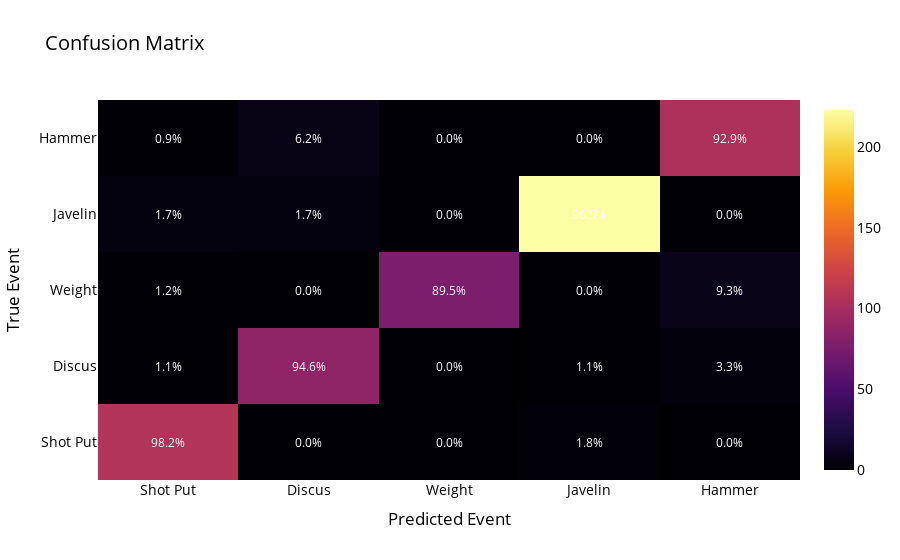

The code cell stored with this chart in its notebook:
### Code cell
from sklearn.metrics import accuracy_score
from sklearn.metrics import confusion_matrix
# Create and fit a Gradient Boosting classifier
gb = GradientBoostingClassifier()
gb.fit(X_train, y_train)
# make predictions on the testing set
y_pred = gb.predict(X_test)

accuracy = accuracy_score(y_test, y_pred)
print('Accuracy:', accuracy)

# create a confusion matrix
cm = confusion_matrix(y_test, y_pred)
gen_cm_plotly(cm)

### Figure 1 — Plotly figure (JSON) as saved in the notebook; plotly's stock layout.template omitted (floating-point values rounded to 4 significant figures)
{"data": [{"colorscale": [[0, "#000004"], [0.1111, "#1b0c41"], [0.2222, "#4a0c6b"], [0.3333, "#781c6d"], [0.4444, "#a52c60"], [0.5556, "#cf4446"], [0.6667, "#ed6925"], [0.7778, "#fb9b06"], [0.8889, "#f7d13d"], [1, "#fcffa4"]], "hovertemplate": "%{text}<extra></extra>", "text": [["Count: 107<br>Success: 98.2%%", "Count: 0<br>Success: 0.0%%", "Count: 0<br>Success: 0.0%%", "Count: 2<br>Success: 1.8%%", "Count: 0<br>Success: 0.0%%"], ["Count: 1<br>Success: 1.1%%", "Count: 87<br>Success: 94.6%%", "Count: 0<br>Success: 0.0%%", "Count: 1<br>Success: 1.1%%", "Count: 3<br>Success: 3.3%%"], ["Count: 1<br>Success: 1.2%%", "Count: 0<br>Success: 0.0%%", "Count: 77<br>Success: 89.5%%", "Count: 0<br>Success: 0.0%%", "Count: 8<br>Success: 9.3%%"], ["Count: 4<br>Success: 1.7%%", "Count: 4<br>Success: 1.7%%", "Count: 0<br>Success: 0.0%%", "Count: 223<br>Success: 96.5%%", "Count: 0<br>Success: 0.0%%"], ["Count: 1<br>Success: 0.9%%", "Count: 7<br>Success: 6.2%%", "Count: 0<br>Success: 0.0%%", "Count: 0<br>Success: 0.0%%", "Count: 104<br>Success: 92.9%%"]], "textfont": {"color": "white"}, "type": "heatmap", "x": ["Shot Put", "Discus", "Weight", "Javelin", "Hammer"], "y": ["Shot Put", "Discus", "Weight", "Javelin", "Hammer"], "z": [[107, 0, 0, 2, 0], [1, 87, 0, 1, 3], [1, 0, 77, 0, 8], [4, 4, 0, 223, 0], [1, 7, 0, 0, 104]]}], "layout": {"annotations": [{"font": {"color": "white", "size": 12}, "showarrow": false, "text": "98.2%", "x": 0, "y": 0}, {"font": {"color": "white", "size": 12}, "showarrow": false, "text": "0.0%", "x": 1, "y": 0}, {"font": {"color": "white", "size": 12}, "showarrow": false, "text": "0.0%", "x": 2, "y": 0}, {"font": {"color": "white", "size": 12}, "showarrow": false, "text": "1.8%", "x": 3, "y": 0}, {"font": {"color": "white", "size": 12}, "showarrow": false, "text": "0.0%", "x": 4, "y": 0}, {"font": {"color": "white", "size": 12}, "showarrow": false, "text": "1.1%", "x": 0, "y": 1}, {"font": {"color": "white", "size": 12}, "showarrow": false, "text": "94.6%", "x": 1, "y": 1}, {"font": {"color": "white", "size": 12}, "showarrow": false, "text": "0.0%", "x": 2, "y": 1}, {"font": {"color": "white", "size": 12}, "showarrow": false, "text": "1.1%", "x": 3, "y": 1}, {"font": {"color": "white", "size": 12}, "showarrow": false, "text": "3.3%", "x": 4, "y": 1}, {"font": {"color": "white", "size": 12}, "showarrow": false, "text": "1.2%", "x": 0, "y": 2}, {"font": {"color": "white", "size": 12}, "showarrow": false, "text": "0.0%", "x": 1, "y": 2}, {"font": {"color": "white", "size": 12}, "showarrow": false, "text": "89.5%", "x": 2, "y": 2}, {"font": {"color": "white", "size": 12}, "showarrow": false, "text": "0.0%", "x": 3, "y": 2}, {"font": {"color": "white", "size": 12}, "showarrow": false, "text": "9.3%", "x": 4, "y": 2}, {"font": {"color": "white", "size": 12}, "showarrow": false, "text": "1.7%", "x": 0, "y": 3}, {"font": {"color": "white", "size": 12}, "showarrow": false, "text": "1.7%", "x": 1, "y": 3}, {"font": {"color": "white", "size": 12}, "showarrow": false, "text": "0.0%", "x": 2, "y": 3}, {"font": {"color": "white", "size": 12}, "showarrow": false, "text": "96.5%", "x": 3, "y": 3}, {"font": {"color": "white", "size": 12}, "showarrow": false, "text": "0.0%", "x": 4, "y": 3}, {"font": {"color": "white", "size": 12}, "showarrow": false, "text": "0.9%", "x": 0, "y": 4}, {"font": {"color": "white", "size": 12}, "showarrow": false, "text": "6.2%", "x": 1, "y": 4}, {"font": {"color": "white", "size": 12}, "showarrow": false, "text": "0.0%", "x": 2, "y": 4}, {"font": {"color": "white", "size": 12}, "showarrow": false, "text": "0.0%", "x": 3, "y": 4}, {"font": {"color": "white", "size": 12}, "showarrow": false, "text": "92.9%", "x": 4, "y": 4}], "font": {"color": "black", "size": 14}, "title": {"text": "Confusion Matrix"}, "xaxis": {"title": {"text": "Predicted Event"}}, "yaxis": {"title": {"text": "True Event"}}}}
